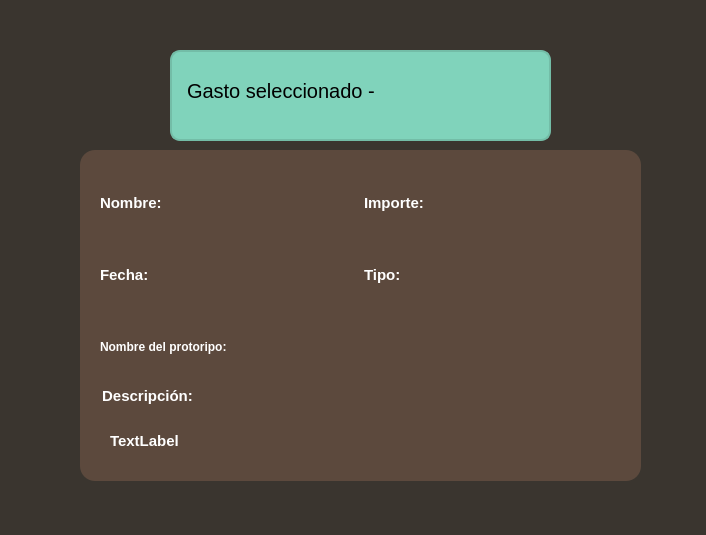
<?xml version="1.0" encoding="UTF-8"?>
<ui version="4.0">
 <class>Dialog</class>
 <widget class="QDialog" name="Dialog">
  <property name="geometry">
   <rect>
    <x>0</x>
    <y>0</y>
    <width>706</width>
    <height>535</height>
   </rect>
  </property>
  <property name="windowTitle">
   <string>Dialog</string>
  </property>
  <property name="styleSheet">
   <string notr="true">background-color: rgb(58, 53, 47);</string>
  </property>
  <widget class="QFrame" name="frame">
   <property name="geometry">
    <rect>
     <x>80</x>
     <y>150</y>
     <width>561</width>
     <height>331</height>
    </rect>
   </property>
   <property name="styleSheet">
    <string notr="true">font-family: 'Tahoma';
background-color: #5c493d;
border-radius: 15px;
color:white;
font-weight: bold;
text-align: center;
</string>
   </property>
   <property name="frameShape">
    <enum>QFrame::StyledPanel</enum>
   </property>
   <property name="frameShadow">
    <enum>QFrame::Raised</enum>
   </property>
   <widget class="QWidget" name="gridLayoutWidget">
    <property name="geometry">
     <rect>
      <x>20</x>
      <y>20</y>
      <width>521</width>
      <height>281</height>
     </rect>
    </property>
    <layout class="QGridLayout" name="gridins">
     <item row="0" column="0">
      <widget class="QLabel" name="LNombre">
       <property name="styleSheet">
        <string notr="true">background-color: rgb(92, 73, 61);
color:white;
font-size: 15px;</string>
       </property>
       <property name="text">
        <string>Nombre:</string>
       </property>
      </widget>
     </item>
     <item row="1" column="0">
      <widget class="QLabel" name="Lfecha">
       <property name="styleSheet">
        <string notr="true">color:white;
background-color: rgb(92, 73, 61);
font-size: 15px;</string>
       </property>
       <property name="text">
        <string>Fecha:</string>
       </property>
      </widget>
     </item>
     <item row="1" column="1">
      <widget class="QLabel" name="Ltipo">
       <property name="styleSheet">
        <string notr="true">background-color: rgb(92, 73, 61);
font-size: 15px;</string>
       </property>
       <property name="text">
        <string>Tipo:</string>
       </property>
      </widget>
     </item>
     <item row="0" column="1">
      <widget class="QLabel" name="Limport">
       <property name="styleSheet">
        <string notr="true">background-color: rgb(92, 73, 61);
font-size: 15px;</string>
       </property>
       <property name="text">
        <string>Importe:</string>
       </property>
      </widget>
     </item>
     <item row="5" column="0" colspan="2">
      <widget class="QGroupBox" name="qdesc">
       <property name="styleSheet">
        <string notr="true">font-size: 15px;</string>
       </property>
       <property name="title">
        <string>Descripción:</string>
       </property>
       <widget class="QLabel" name="Ldesc">
        <property name="geometry">
         <rect>
          <x>10</x>
          <y>20</y>
          <width>241</width>
          <height>71</height>
         </rect>
        </property>
        <property name="text">
         <string>TextLabel</string>
        </property>
       </widget>
      </widget>
     </item>
     <item row="2" column="0" colspan="2">
      <widget class="QLabel" name="Lproto">
       <property name="text">
        <string>Nombre del protoripo: </string>
       </property>
      </widget>
     </item>
    </layout>
   </widget>
  </widget>
  <widget class="QFrame" name="frame_2">
   <property name="geometry">
    <rect>
     <x>170</x>
     <y>50</y>
     <width>381</width>
     <height>91</height>
    </rect>
   </property>
   <property name="styleSheet">
    <string notr="true">border: 2px solid rgb(115, 189, 167);
background-color: rgb(128, 211, 187);
border-radius: 10px;</string>
   </property>
   <property name="frameShape">
    <enum>QFrame::StyledPanel</enum>
   </property>
   <property name="frameShadow">
    <enum>QFrame::Raised</enum>
   </property>
   <widget class="QLabel" name="labelusu2">
    <property name="geometry">
     <rect>
      <x>10</x>
      <y>10</y>
      <width>341</width>
      <height>61</height>
     </rect>
    </property>
    <property name="styleSheet">
     <string notr="true">font-size: 20px;
border-color: transparent;</string>
    </property>
    <property name="text">
     <string>Gasto seleccionado - </string>
    </property>
   </widget>
  </widget>
 </widget>
 <resources/>
 <connections/>
</ui>
